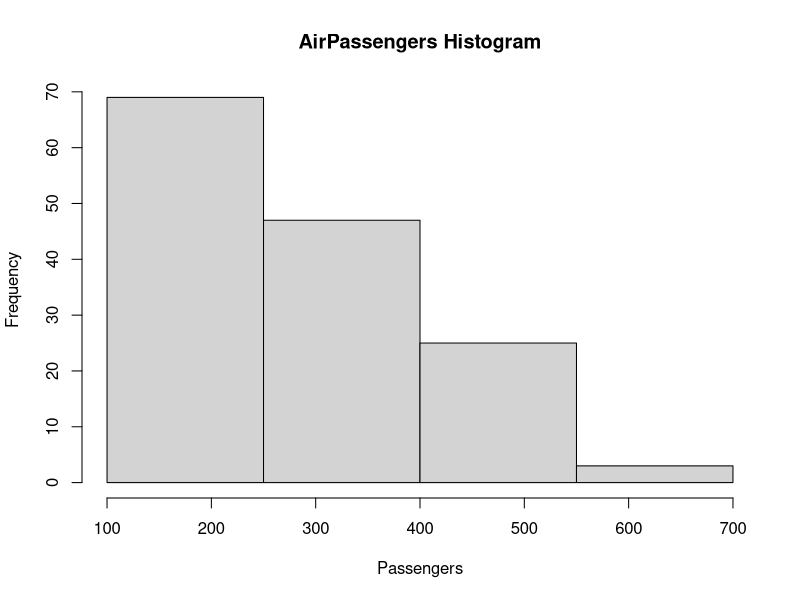

The R source for this figure:
# AirPassengers histogram
# Individual R source code for Day 2, Question 5
# Run this file in RStudio.


data("AirPassengers")
hist(AirPassengers, breaks=seq(100,700,by=150), xlim=c(100,700),
     main="AirPassengers Histogram",xlab="Passengers")
